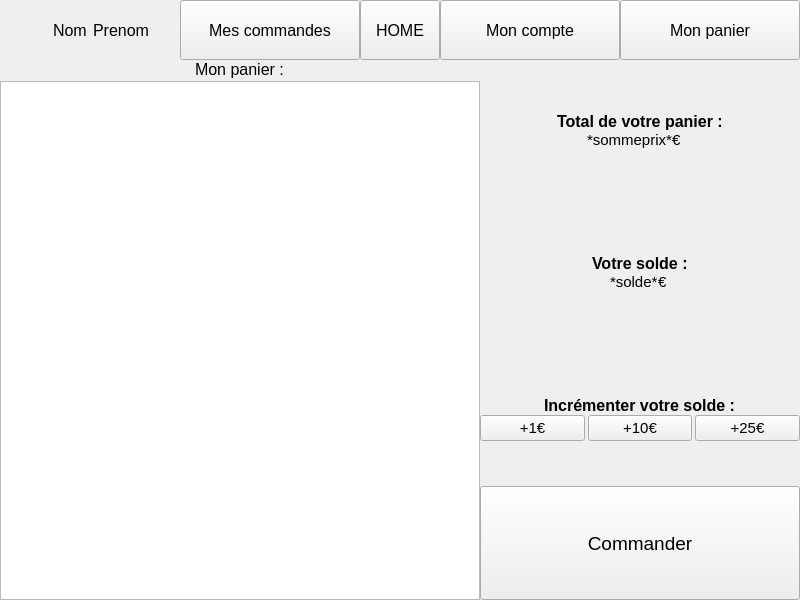
<?xml version="1.0" encoding="UTF-8"?>
<ui version="4.0">
 <class>Panier</class>
 <widget class="QWidget" name="Panier">
  <property name="geometry">
   <rect>
    <x>0</x>
    <y>0</y>
    <width>800</width>
    <height>600</height>
   </rect>
  </property>
  <property name="windowTitle">
   <string>Form</string>
  </property>
  <layout class="QVBoxLayout" name="verticalLayout_6" stretch="1,9">
   <property name="spacing">
    <number>0</number>
   </property>
   <property name="leftMargin">
    <number>0</number>
   </property>
   <property name="topMargin">
    <number>0</number>
   </property>
   <property name="rightMargin">
    <number>0</number>
   </property>
   <property name="bottomMargin">
    <number>0</number>
   </property>
   <item>
    <layout class="QHBoxLayout" name="horizontalLayout_2" stretch="25,25,0,25,25">
     <property name="spacing">
      <number>0</number>
     </property>
     <item>
      <layout class="QHBoxLayout" name="horizontalLayout">
       <property name="spacing">
        <number>6</number>
       </property>
       <item alignment="Qt::AlignRight">
        <widget class="QLabel" name="label">
         <property name="font">
          <font>
           <pointsize>12</pointsize>
          </font>
         </property>
         <property name="text">
          <string>Nom</string>
         </property>
        </widget>
       </item>
       <item alignment="Qt::AlignLeft">
        <widget class="QLabel" name="label_2">
         <property name="font">
          <font>
           <pointsize>12</pointsize>
          </font>
         </property>
         <property name="text">
          <string>Prenom</string>
         </property>
        </widget>
       </item>
      </layout>
     </item>
     <item>
      <widget class="QPushButton" name="pushButton">
       <property name="sizePolicy">
        <sizepolicy hsizetype="Minimum" vsizetype="Preferred">
         <horstretch>0</horstretch>
         <verstretch>0</verstretch>
        </sizepolicy>
       </property>
       <property name="font">
        <font>
         <pointsize>12</pointsize>
        </font>
       </property>
       <property name="text">
        <string>Mes commandes</string>
       </property>
      </widget>
     </item>
     <item>
      <widget class="QPushButton" name="pushButton_8">
       <property name="sizePolicy">
        <sizepolicy hsizetype="Preferred" vsizetype="Preferred">
         <horstretch>0</horstretch>
         <verstretch>0</verstretch>
        </sizepolicy>
       </property>
       <property name="font">
        <font>
         <pointsize>12</pointsize>
        </font>
       </property>
       <property name="text">
        <string>HOME</string>
       </property>
      </widget>
     </item>
     <item>
      <widget class="QPushButton" name="pushButton_2">
       <property name="sizePolicy">
        <sizepolicy hsizetype="Minimum" vsizetype="Preferred">
         <horstretch>0</horstretch>
         <verstretch>0</verstretch>
        </sizepolicy>
       </property>
       <property name="font">
        <font>
         <pointsize>12</pointsize>
        </font>
       </property>
       <property name="text">
        <string>Mon compte</string>
       </property>
      </widget>
     </item>
     <item>
      <widget class="QPushButton" name="pushButton_3">
       <property name="sizePolicy">
        <sizepolicy hsizetype="Minimum" vsizetype="Preferred">
         <horstretch>0</horstretch>
         <verstretch>0</verstretch>
        </sizepolicy>
       </property>
       <property name="font">
        <font>
         <pointsize>12</pointsize>
        </font>
       </property>
       <property name="text">
        <string>Mon panier</string>
       </property>
      </widget>
     </item>
    </layout>
   </item>
   <item>
    <layout class="QHBoxLayout" name="horizontalLayout_6" stretch="60,40">
     <item>
      <layout class="QVBoxLayout" name="verticalLayout">
       <property name="spacing">
        <number>2</number>
       </property>
       <item alignment="Qt::AlignHCenter|Qt::AlignBottom">
        <widget class="QLabel" name="label_3">
         <property name="font">
          <font>
           <pointsize>12</pointsize>
          </font>
         </property>
         <property name="text">
          <string>Mon panier :</string>
         </property>
        </widget>
       </item>
       <item>
        <widget class="QListView" name="listView">
         <property name="editTriggers">
          <set>QAbstractItemView::NoEditTriggers</set>
         </property>
        </widget>
       </item>
      </layout>
     </item>
     <item>
      <layout class="QVBoxLayout" name="verticalLayout_5" stretch="25,25,25,20">
       <item>
        <layout class="QVBoxLayout" name="verticalLayout_3">
         <item alignment="Qt::AlignHCenter|Qt::AlignBottom">
          <widget class="QLabel" name="label_6">
           <property name="font">
            <font>
             <pointsize>12</pointsize>
             <bold>true</bold>
            </font>
           </property>
           <property name="text">
            <string>Total de votre panier :</string>
           </property>
          </widget>
         </item>
         <item>
          <layout class="QHBoxLayout" name="horizontalLayout_4" stretch="6,4">
           <property name="spacing">
            <number>0</number>
           </property>
           <item alignment="Qt::AlignRight|Qt::AlignTop">
            <widget class="QLabel" name="label_8">
             <property name="font">
              <font>
               <pointsize>11</pointsize>
              </font>
             </property>
             <property name="text">
              <string>*sommeprix*</string>
             </property>
            </widget>
           </item>
           <item alignment="Qt::AlignTop">
            <widget class="QLabel" name="label_9">
             <property name="font">
              <font>
               <pointsize>11</pointsize>
              </font>
             </property>
             <property name="text">
              <string>€</string>
             </property>
            </widget>
           </item>
          </layout>
         </item>
        </layout>
       </item>
       <item>
        <layout class="QVBoxLayout" name="verticalLayout_4">
         <item alignment="Qt::AlignHCenter|Qt::AlignBottom">
          <widget class="QLabel" name="label_4">
           <property name="font">
            <font>
             <pointsize>12</pointsize>
             <bold>true</bold>
            </font>
           </property>
           <property name="text">
            <string>Votre solde :</string>
           </property>
          </widget>
         </item>
         <item>
          <layout class="QHBoxLayout" name="horizontalLayout_3" stretch="5,4">
           <property name="spacing">
            <number>0</number>
           </property>
           <item alignment="Qt::AlignRight|Qt::AlignTop">
            <widget class="QLabel" name="label_5">
             <property name="font">
              <font>
               <pointsize>11</pointsize>
              </font>
             </property>
             <property name="text">
              <string>*solde*</string>
             </property>
            </widget>
           </item>
           <item alignment="Qt::AlignTop">
            <widget class="QLabel" name="label_7">
             <property name="font">
              <font>
               <pointsize>11</pointsize>
              </font>
             </property>
             <property name="text">
              <string>€</string>
             </property>
            </widget>
           </item>
          </layout>
         </item>
        </layout>
       </item>
       <item>
        <layout class="QVBoxLayout" name="verticalLayout_2">
         <item alignment="Qt::AlignHCenter|Qt::AlignBottom">
          <widget class="QLabel" name="label_10">
           <property name="font">
            <font>
             <pointsize>12</pointsize>
             <bold>true</bold>
            </font>
           </property>
           <property name="text">
            <string>Incrémenter votre solde :</string>
           </property>
          </widget>
         </item>
         <item>
          <layout class="QHBoxLayout" name="horizontalLayout_5">
           <property name="spacing">
            <number>3</number>
           </property>
           <property name="leftMargin">
            <number>0</number>
           </property>
           <property name="rightMargin">
            <number>0</number>
           </property>
           <item alignment="Qt::AlignTop">
            <widget class="QPushButton" name="pushButton_5">
             <property name="font">
              <font>
               <pointsize>11</pointsize>
              </font>
             </property>
             <property name="text">
              <string>+1€</string>
             </property>
            </widget>
           </item>
           <item alignment="Qt::AlignTop">
            <widget class="QPushButton" name="pushButton_6">
             <property name="font">
              <font>
               <pointsize>11</pointsize>
              </font>
             </property>
             <property name="text">
              <string>+10€</string>
             </property>
            </widget>
           </item>
           <item alignment="Qt::AlignTop">
            <widget class="QPushButton" name="pushButton_7">
             <property name="font">
              <font>
               <pointsize>11</pointsize>
              </font>
             </property>
             <property name="text">
              <string>+25€</string>
             </property>
            </widget>
           </item>
          </layout>
         </item>
        </layout>
       </item>
       <item>
        <widget class="QPushButton" name="pushButton_4">
         <property name="sizePolicy">
          <sizepolicy hsizetype="Preferred" vsizetype="Preferred">
           <horstretch>0</horstretch>
           <verstretch>0</verstretch>
          </sizepolicy>
         </property>
         <property name="font">
          <font>
           <pointsize>14</pointsize>
          </font>
         </property>
         <property name="text">
          <string>Commander</string>
         </property>
        </widget>
       </item>
      </layout>
     </item>
    </layout>
   </item>
  </layout>
 </widget>
 <resources/>
 <connections/>
</ui>
